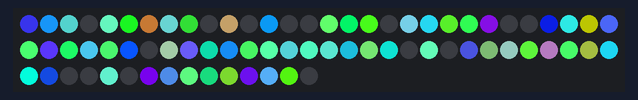
Simulated run of this sketch. Board: ATtiny85, built with avr-gcc and run on an emulated ATtiny85. Parts: 75 RGB LEDs in strip order, left to right, continuing on the next row. Random numbers use the default seed unless the sketch sets one.

Above: at 0.09 s.
At 4.99 s:
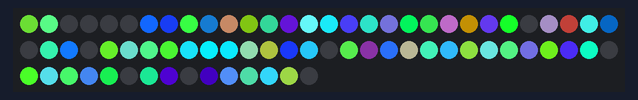
At 10.02 s:
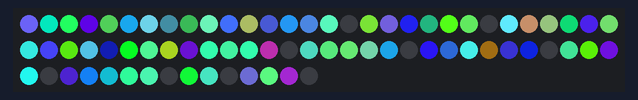
At 19.96 s:
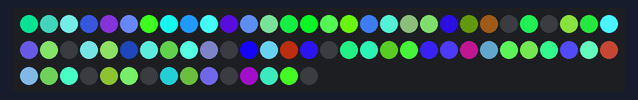
At 29.9 s:
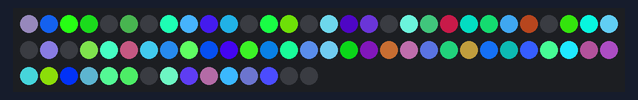
At 39.84 s:
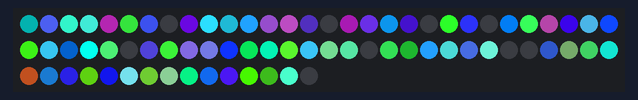

The sketch:

hang.ino
```cpp
#include <Adafruit_DotStar.h>

#include <SPI.h>

struct struct_color {
  uint32_t color1;
  uint32_t color2;
  uint32_t color3;
  uint32_t color4;
};

uint32_t a = 0x0000FF00;
uint32_t b = 0x0080FF00;  // 'On' color 00(G)(R)(B)
uint32_t c = 0x00FFFF00;
uint32_t d = 0x00FF0000;
uint32_t e = 0x000000FF;
uint32_t f = 0x000080FF;
uint32_t color = a;

#define DATAPIN    11
#define CLOCKPIN   13
#define NUMPIXELS 75

Adafruit_DotStar strip = Adafruit_DotStar(
  NUMPIXELS, DATAPIN, CLOCKPIN, DOTSTAR_BRG);

void setup() {

#if defined(__AVR_ATtiny85__) && (F_CPU == 16000000L)
  clock_prescale_set(clock_div_1);
#endif

  strip.begin();
  strip.show();
}

int   s = 0, pixel = 0;

void loop() {

  if(s >= 3){
  for(pixel = 0;pixel <= NUMPIXELS; pixel++){
    strip.setPixelColor(pixel, 0);
    s = 0;
  }
  }
 strip.show();

  for(pixel = 0;pixel <= NUMPIXELS; pixel++){
    strip.setPixelColor(random(1-75), random(0x00999999 - 0x00FF00FF));
  }
 strip.show();

 s = s + 1;

}
```
